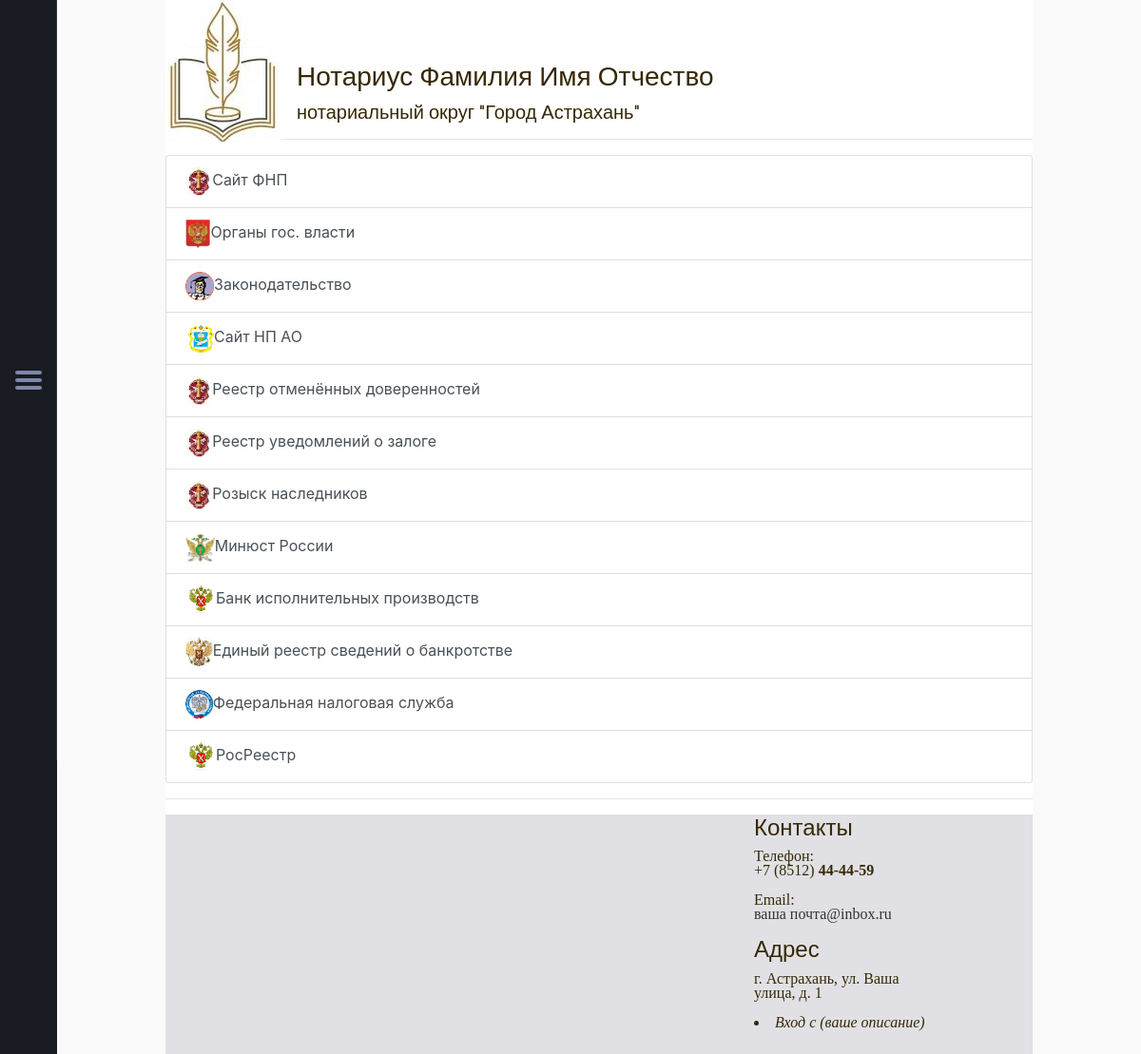
/link/, run on the app's committed database.
### blog/models.py (models this page shows, shortened)
class Useful_link(models.Model):
    title = models.CharField(max_length=255, verbose_name='Описание')
    slug = models.CharField(max_length=255,verbose_name="Url", unique=True)
    logotype = models.ImageField(upload_to='photos/%Y/%m/%d',verbose_name='Логотип ссылки')
    created_at = models.DateTimeField(auto_now_add=True,verbose_name='Добавлена')
    class Meta:
        verbose_name = 'Полезные ссылки'
        verbose_name_plural = 'Полезные ссылки'

### blog/views.py (the view)
# urls.py: path('link/',HomeLink.as_view(), name = 'link'),
class HomeLink(ListView):
    model = Useful_link
    template_name = 'chigarova/linklist.html'
    context_object_name = 'link'
    def get_context_data(self, *, object_list=None, **kwargs):
        context = super().get_context_data(**kwargs)
        context['title'] = 'Главная страница'
        return context
    def get_queryset(self):
        return Useful_link.objects.filter()

### blog/templates/chigarova/linklist.html (shortened to what this page needs)
{% extends 'main_page.html' %}
{% load static %}
{% block link %}
<hr>
<div class="list-group" >
    {% for item in link %}
    <a href="{{item.slug}}" class="list-group-item list-group-item-action"><img height="30px"
                                                                                src="{{item.logotype.url}}"
                                                                                alt=""><span>{{item.title}}</span></a>
    {% endfor %}
</div>
{% endblock %}

### blog/templates/chigarova/main_page.html (shortened to what this page needs)
{% extends 'base.html' %}
{% load static %}

### templates/base.html (shortened to what this page needs)
<!DOCTYPE html>
<html lang="en">
{% load static %}
<head>
    <link rel="stylesheet" href="{% static 'css/bootstrap.css' %}">
    <link rel="stylesheet" href="{% static 'style.css' %}">
    <link rel="stylesheet" href="{% static 'responsive.css' %}">
    <link rel="stylesheet" href="{% static 'menu.css' %}">
    <link rel="stylesheet" href="{% static 'button.css' %}">
</head>
<body>
<div class="nav__bar">
    <a href="#" class="nav__trigger">
        <div class="bars"></div>
    </a>
</div>
<main class="main">
<div class="mainwindow">
    <div class="okno">
          <figure class="left"><img  src="{% static '/img/logo_main.png' %}"  alt="logo" id="logo"></figure>
        <p  class="top-text" id="logo2";><h3>Нотариус Фамилия Имя Отчество</h3>
        <h5>нотариальный округ "Город Астрахань"</h5></p>
        {% block link %}{% endblock %}
        <hr>
        <div class="bottom " >
            <div class="width">
                <div class="four cols">
                    <div class="cols-inn">
                        <iframe src="https://yandex.ru/map-widget/v1/?um=constructor%3Addd0452cfe9a162dd762294eb204c15e2931d661850220ffbcc0e4dc6311162b&amp;source=constructor" width="50%" height="250" frameborder="0"></iframe>
                        <div class="col">
                            <div class="col-inn">
                                <h4>Контакты</h4>
                                <div >Телефон:</div>
                                <p class="i-indent"> +7 (8512) <strong>44-44-59</strong><br>
                                <div>Email:</div>
                                <p class="i-indent"><a href="mailto:chigarova@inbox.ru" processed="processed">ваша почта@inbox.ru</a>
                                <h4>Адрес</h4>
                                <p class="i-indent">г. Астрахань,&nbsp;ул. Ваша улица, д. 1</p>
                                <li><em>Вход с (ваше описание)</em></li>
                                </p>
                            </div>
                        </div>
                    </div>
                </div>
            </div>
        </div>
    </div>
</div>
</main>
<nav class="nav">
    <ul class="nav__list" id="nav-list">
        <li class="nav__item"><a href="{% url 'home' %}">Нотариус</a></li>
        <li class="nav__item"><a href="{% url 'category' %}">Нотариальные <br id="mobile1">  действия</a></li>
        <li class="nav__item"><a href="{% url 'tarifs' %}">Тарифы</a></li>
        <li class="nav__item"><a href="{% url 'link' %}">Полезные <br id="mobile2"> ресурсы</a></li>
        <li class="nav__item"><a href="{% url 'contacts' %}">Контакты</a></li>
        <li class="nav__item"><a href="{% url 'feedback' %}">Спроси  <br id="mobile3">нотариуса</a></li>
        <li class="nav__item"><a href="{% url 'yandex' %}">Запись  <br id="mobile4">на прием</a></li>
    </ul>
</nav>
</body>
</html>

### siteblog/static/style.css (style rules this page uses)
.bottom { margin: auto; padding: 0; border: 0; font-size: 100%; font-family: Georgia, serif; vertical-align: baseline; background: #e1e1e5; line-height: 15px; }
.width { margin-left: auto; margin-right: auto; }
.four, .four .col { width: 25%; }
.four .cols-inn { width: 400%; }
.col { float: right; margin-right: 80px; }
.okno { width: 80%; margin-left: auto; margin-right: auto; background-color: #ffffff; color: rgb(55, 41, 6); }
.mainwindow { background-color: #fafafa; }
.left { float: left; margin: 0 1em -1em 0em; }
p.top-text { padding-top: 3em ; }

### siteblog/static/menu.css (style rules this page uses)
*, *:before, *:after { box-sizing: border-box; }
html { font-family: "Open Sans", Helvetica, arial, sans-serif; color: #333333; background-color: #eeeeee; }
h1, h2, h3, h4, h5, h6 { font-family: "Raleway", "Open Sans", sans-serif; }
a { color: #333333; text-decoration: none; }
img { max-width: 100%; }
a { -webkit-transition: color 0.3s ease-in-out; transition: color 0.3s ease-in-out; }
.main { overflow: hidden; position: relative; width: 100%; width: calc(100% - 60px); height: 100vh; margin-left: 60px; background-color: #eeeeee; -webkit-transition: 0.55s cubic-bezier(0.645, 0.045, 0.355, 1); transition: 0.55s cubic-bezier(0.645, 0.045, 0.355, 1); -webkit-transform: scale(1) translate3d(0, 0, 0); transform: scale(1) translate3d(0, 0, 0); -webkit-clip-path: inset(0 0 0 0); clip-path: inset(0 0 0 0); will-change: width, height, opacity, transform, clip-path; z-index: 1; }
.nav__bar { position: fixed; top: 0; bottom: 0; left: 0; width: 60px; height: 100vh; border-right: 1px solid rgba(125, 135, 168, 0.25); background-color: #191b22; z-index: 99; }
.nav__trigger { display: block; position: absolute; top: 50%; left: 16px; padding: 8px 0; margin-top: -10px; -webkit-transition: 0.2s ease-in-out; transition: 0.2s ease-in-out; z-index: 99; }
.nav__trigger .bars { position: relative; }
.nav__trigger .bars, .nav__trigger .bars:before, .nav__trigger .bars:after { width: 28px; height: 4px; background-color: #7d87a8; -webkit-transition: 0.2s ease-in-out; transition: 0.2s ease-in-out; border-radius: 4px; }
.nav__trigger .bars:before, .nav__trigger .bars:after { content: ''; display: block; position: absolute; top: 0; left: 0; will-change: transform; }
.nav__trigger .bars:before { -webkit-transform: translateY(-8px); transform: translateY(-8px); }
.nav__trigger .bars:after { -webkit-transform: translateY(8px); transform: translateY(8px); }
.nav { position: fixed; top: 0; right: 0; bottom: 0; left: 0; background-color: #191b22; z-index: 0; }
.nav__list { overflow: hidden; position: absolute; top: 40%; left: 0; width: 100%; margin: 0; padding-left: 60px; list-style: none; font-family: "Raleway", "Open Sans", sans-serif; -webkit-transform: translateY(-50%); transform: translateY(-50%); }
.nav__list .nav__item { padding: 0.5rem 1rem; }
@media (min-width: 600px) { .nav__list .nav__item { width: 33.3333333333%; padding: 0.5rem 1rem; } }
.nav__list a { display: inline-block; color: #7d87a8; font-size: 1rem; line-height: 1.5; }
@media (min-width: 600px) { .nav__list a { font-size: 1.5rem; } }

### siteblog/static/button.css (style rules this page uses)
*, *:before, *:after { margin:0; padding:0; box-sizing:border-box; }

### data on the page
Useful_link: logotype (picture), title "Сайт ФНП"
Useful_link: logotype (picture), title "Органы гос. власти"
Useful_link: logotype (picture), title "Законодательство"
Useful_link: logotype (picture), title "Сайт НП АО"
Useful_link: logotype (picture), title "Реестр отменённых доверенностей"
Useful_link: logotype (picture), title "Реестр уведомлений о залоге"
Useful_link: logotype (picture), title "Розыск наследников"
Useful_link: logotype (picture), title "Минюст России"
Useful_link: logotype (picture), title "Банк исполнительных производств"
Useful_link: logotype (picture), title "Единый реестр сведений о банкротстве"
Useful_link: logotype (picture), title "Федеральная налоговая служба"
Useful_link: logotype (picture), title "РосРеестр"
